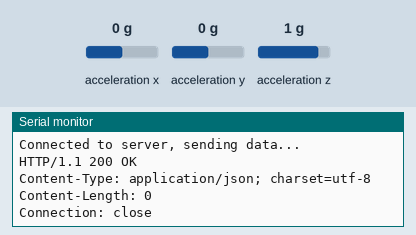
Recording of a sketch running on a simulated Arduino Nano 33 IoT. Shown: the last lines printed to the serial monitor. Inputs (shaded band) come from the test bench; at power-on: acceleration x 0 g, acceleration y 0 g, acceleration z 1 g. WiFi joins after 1.5 s; servers stay silent unless stated; uploads are accepted with an empty reply.

Above: at 2.7 s.
2.8 s: acceleration x set to -1.4 g
At 2.94 s:
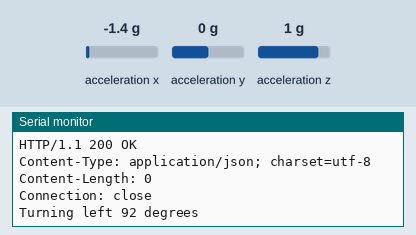
6.8 s: acceleration y set to -1.4 g
At 8.04 s:
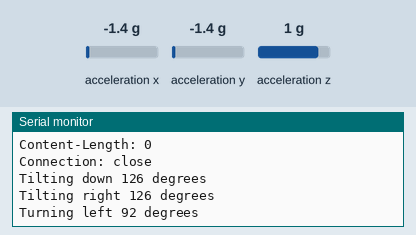
10.6 s: acceleration z set to -1.4 g
At 11.87 s:
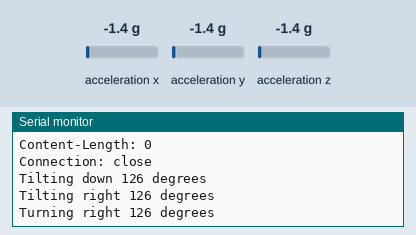
14.4 s: acceleration x set to 0.8 g
At 15.7 s:
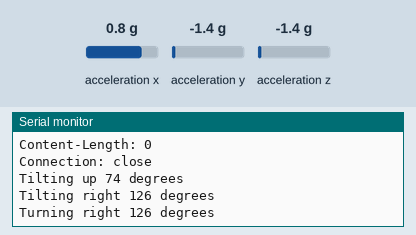
18.3 s: acceleration y set to 0.8 g
At 19.53 s:
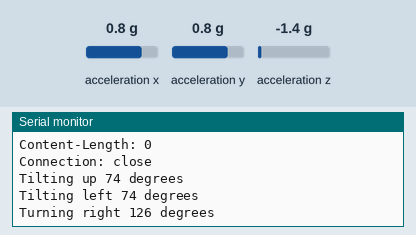

Measured:
- after the input at 6.8 s, the serial monitor: prints a new line after 1.1 s (image 2)
- after the input at 10.6 s, the serial monitor: prints a new line after 1.1 s (image 3)
- after the input at 14.4 s, the serial monitor: prints a new line after 1.1 s (image 4)
- after the input at 18.3 s, the serial monitor: prints a new line after 1.1 s (image 5)

The sketch:

HTTP.ino
```cpp
#include <Arduino_LSM6DS3.h>
#include <WiFiNINA.h>

const char* ssid = "hotspot";
const char* password = "12345678";


const char* serverAddress = "192.168.137.1";
int port = 8080;
const char* route = "/accelerometer";

WiFiClient client;

float x, y, z;
int degreesX = 0;
int degreesY = 0;
int degreesZ = 0;

void sendData() {
  // Connect to the Node.js server
  if (client.connect(serverAddress, port)) {
    Serial.println("Connected to server, sending data...");

    // Format data as a JSON payload
    String payload = "{\"x\":" + String(x) +
                     ",\"y\":" + String(y) +
                     ",\"z\":" + String(z) + "}";

    // Construct the HTTP POST request
    client.println("POST " + String(route) + " HTTP/1.1");
    client.println("Host: " + String(serverAddress));
    client.println("Content-Type: application/json");
    client.print("Content-Length: ");
    client.println(payload.length());
    client.println(); // Empty line between headers and body
    client.println(payload);

    // Briefly wait for server response
    delay(10);
    while (client.available()) {
      char c = client.read();
      Serial.print(c);
    }

    client.stop(); // Close connection
  } else {
    Serial.println("Connection to server failed.");
  }
}

void setup() {
  Serial.begin(9600);
  while (!Serial); // Optional: wait for serial monitor to open

  if (!IMU.begin()) {
    Serial.println("Failed to initialize IMU!");
    while (1);
  }

  // Connect to WiFi
  Serial.print("Connecting to WiFi...");
  WiFi.begin(ssid, password);
  while (WiFi.status() != WL_CONNECTED) {
    delay(1000);
    Serial.print(".");
  }
  Serial.println("\nConnected to WiFi!");

  Serial.print("Accelerometer sample rate = ");
  Serial.print(IMU.accelerationSampleRate());
  Serial.println("Hz");
}

void loop() {
  // Only process data if new sensor readings are available
  if (IMU.accelerationAvailable()) {
    IMU.readAcceleration(x, y, z);

    float calcX = x;
    float calcY = y;
    float calcZ = z;

    if (calcX > 0.1) {
      calcX = 100 * calcX;
      degreesX = map(calcX, 0, 97, 0, 90);
      Serial.print("Tilting up ");
      Serial.print(degreesX);
      Serial.println(" degrees");
    } else if (calcX < -0.1) {
      calcX = 100 * calcX;
      degreesX = map(calcX, 0, -100, 0, 90);
      Serial.print("Tilting down ");
      Serial.print(degreesX);
      Serial.println(" degrees");
    }

    if (calcY > 0.1) {
      calcY = 100 * calcY;
      degreesY = map(calcY, 0, 97, 0, 90);
      Serial.print("Tilting left ");
      Serial.print(degreesY);
      Serial.println(" degrees");
    } else if (calcY < -0.1) {
      calcY = 100 * calcY;
      degreesY = map(calcY, 0, -100, 0, 90);
      Serial.print("Tilting right ");
      Serial.print(degreesY);
      Serial.println(" degrees");
    }

    if (calcZ > 0.1) {
      calcZ = 100 * calcZ;
      degreesZ = map(calcZ, 0, 97, 0, 90);
      Serial.print("Turning left ");
      Serial.print(degreesZ);
      Serial.println(" degrees");
    } else if (calcZ < -0.1) {
      calcZ = 100 * calcZ;
      degreesZ = map(calcZ, 0, -100, 0, 90);
      Serial.print("Turning right ");
      Serial.print(degreesZ);
      Serial.println(" degrees");
    }

    // Trigger data send if there is significant movement
    if (abs(x) + abs(y) + abs(z) > 0.1) {
      sendData();
    }
  }

  delay(1000); // 1-second delay between readings
}
```
